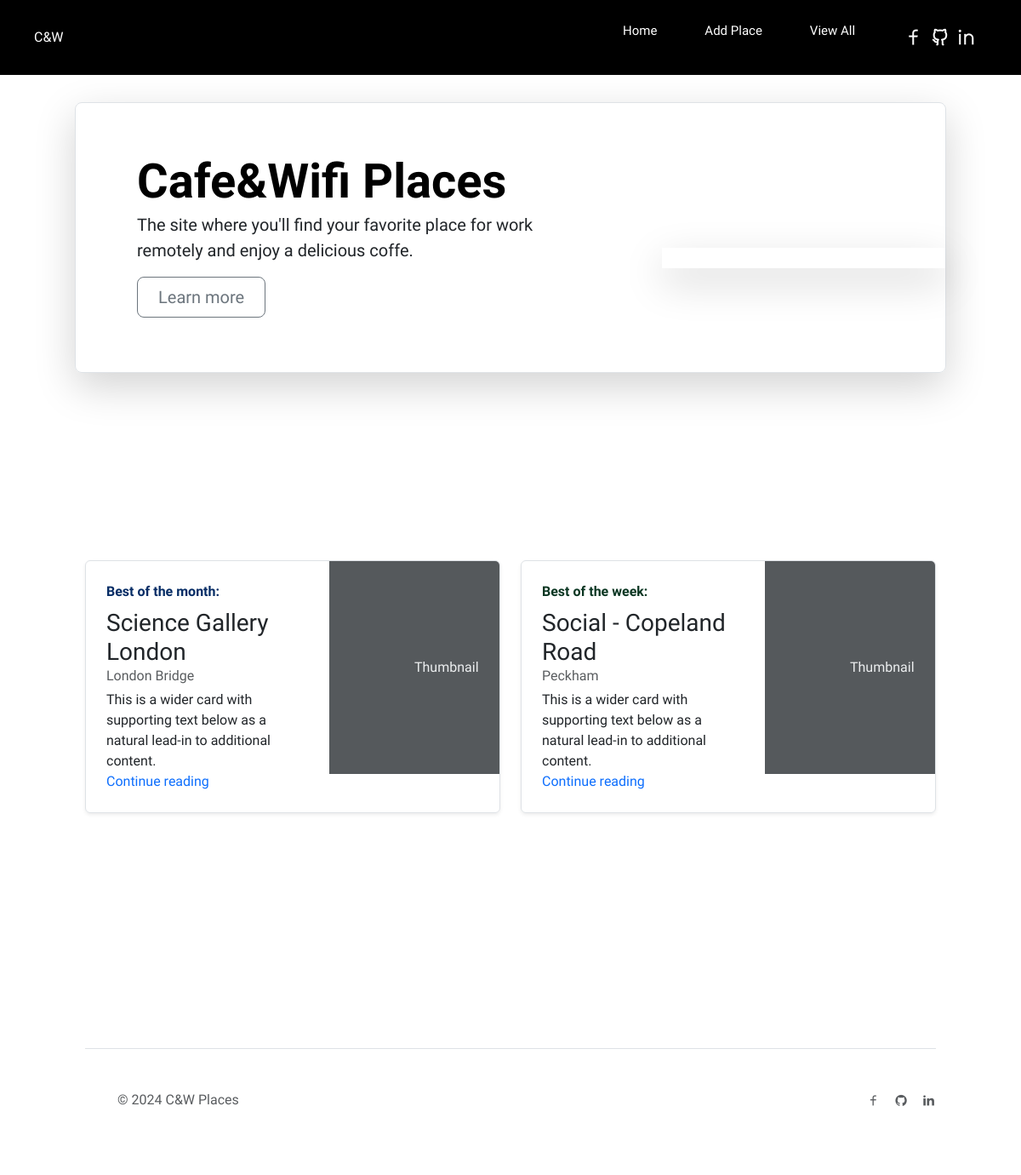
The page / on the database its author committed.
### main.py (models this page shows)
class Cafe(db.Model):
    id: Mapped[int] = mapped_column(Integer, primary_key=True)
    name: Mapped[str] = mapped_column(String(250), unique=True, nullable=False)
    map_url: Mapped[str] = mapped_column(String(500), nullable=False)
    img_url: Mapped[str] = mapped_column(String(500), nullable=False)
    location: Mapped[str] = mapped_column(String(250), nullable=False)
    seats: Mapped[str] = mapped_column(String(250), nullable=False)
    coffee_price: Mapped[str] = mapped_column(String(250), nullable=True)
    has_toilet: Mapped[bool] = mapped_column(Boolean, nullable=False)
    has_wifi: Mapped[bool] = mapped_column(Boolean, nullable=False)
    has_sockets: Mapped[bool] = mapped_column(Boolean, nullable=False)
    can_take_calls: Mapped[bool] = mapped_column(Boolean, nullable=False)

### main.py (the view)
@app.route('/')
def home():
    items = index_card()
    item_1 = items[0]
    item_2 = items[1]
    return render_template('index.html', first_card = item_1, second_card = item_2)

### main.py (called while the page is built)
def index_card():
    query = db.session.execute(db.select(Cafe))
    result = query.scalars().all()
    items = [ data for data in result]
    return items

### templates/index.html (shortened to what this page needs)
<!DOCTYPE html>
   <html lang="en">
   <head>
       <link href="https://cdn.jsdelivr.net/npm/bootstrap@5.3.3/dist/css/bootstrap.min.css" rel="stylesheet">
      <link rel="stylesheet" href="https://cdnjs.cloudflare.com/ajax/libs/remixicon/4.2.0/remixicon.min.css">
      <link rel="stylesheet" href="./static/css/style.css">
   </head>
   <body>
      <header class="header" id="header">
          <nav class="nav container">
        <a href="{{ url_for('home') }}" class="nav__logo">C&W</a>
        <div class="nav__menu" id="nav-menu">
            <ul class="nav__list">
                <li class="nav__item">
                    <a href="{{ url_for('home') }}" class="nav__link">
                        <span>Home</span>
                    </a>
                </li>
                <li class="nav__item">
                    <a href="{{ url_for('add') }}" class="nav__link">
                        <span>Add Place</span>
                    </a>
                </li>
                <li class="nav__item">
                    <a href="{{ url_for('view_all') }}" class="nav__link">
                        <span>View All</span>
                    </a>
                </li>
            </ul>
            <div class="nav__social-link">
                <a href="https://www.facebook.com/" target="_blank" class="nav__social-link">
                    <i class="ri-facebook-line"></i>
                </a>
                <a href="https://github.com/" target="_blank" class="nav__social-link">
                    <i class="ri-github-line"></i>
                </a>
                <a href="https://www.linkedin.com/" target="_blank" class="nav__social-link">
                    <i class="ri-linkedin-line"></i>
                </a>
            </div>
        </div>
    </nav>
      </header>
      <div class="hero">
          <div class="row p-4 pb-0 pe-lg-0 pt-lg-5 align-items-center rounded-3 border shadow-lg">
              <div class="col-lg-7 p-3 p-lg-5 pt-lg-3">
                  <h1 class="display-4 fw-bold lh-1 text-body-emphasis">Cafe&Wifi Places</h1>
                  <p class="lead">The site where you'll find your favorite place for work remotely and enjoy a delicious coffe.</p>
                  <div class="d-grid gap-2 d-md-flex justify-content-md-start mb-4 mb-lg-3">
                      <button type="button" class="btn btn-outline-secondary btn-lg px-4">Learn more</button>
                  </div>
              </div>
              <div class="col-lg-4 offset-lg-1 p-0 overflow-hidden shadow-lg">
              </div>
          </div>
      </div>
      <div class="top_places">
      <div class="row mb-2">
          <div class="col-md-6">
              <div class="row g-0 border rounded overflow-hidden flex-md-row mb-4 shadow-sm h-md-250 position-relative">
                  <div class="col p-4 d-flex flex-column position-static">
                      <strong class="d-inline-block mb-2 text-primary-emphasis">Best of the month:</strong>
                      <h3 class="mb-0">{{first_card.name}}</h3>
                      <div class="mb-1 text-body-secondary">{{ first_card.location }}</div>
                      <p class="card-text mb-auto">This is a wider card with supporting text below as a natural lead-in to additional content.</p>
                      <a href="{{ first_card.img_url }}" class="icon-link gap-1 icon-link-hover stretched-link">
            Continue reading<svg class="bi"><use xlink:href="#chevron-right"></use></svg>
                      </a>
                  </div>
                  <div class="col-auto d-none d-lg-block">
                      <svg class="bd-placeholder-img" width="200" height="250" xmlns="http://www.w3.org/2000/svg" role="img" aria-label="Placeholder: Thumbnail" preserveAspectRatio="xMidYMid slice" focusable="false"><title>Placeholder</title><rect width="100%" height="100%" fill="#55595c"></rect><text x="50%" y="50%" fill="#eceeef" dy=".3em">Thumbnail</text></svg>
                  </div>
              </div>
          </div>
          <div class="col-md-6">
              <div class="row g-0 border rounded overflow-hidden flex-md-row mb-4 shadow-sm h-md-250 position-relative">
                  <div class="col p-4 d-flex flex-column position-static">
                      <strong class="d-inline-block mb-2 text-success-emphasis">Best of the week:</strong>
                      <h3 class="mb-0">{{ second_card.name }}</h3>
                      <div class="mb-1 text-body-secondary">{{ second_card.location }}</div>
                      <p class="mb-auto">This is a wider card with supporting text below as a natural lead-in to additional content.</p>
                      <a href="{{ second_card.img_url }}" class="icon-link gap-1 icon-link-hover stretched-link">
            Continue reading
                          <svg class="bi"><use xlink:href="#chevron-right"></use></svg>
                      </a>
                  </div>
                  <div class="col-auto d-none d-lg-block">
                      <svg class="bd-placeholder-img" width="200" height="250" xmlns="http://www.w3.org/2000/svg" role="img" aria-label="Placeholder: Thumbnail" preserveAspectRatio="xMidYMid slice" focusable="false"><title>Placeholder</title><rect width="100%" height="100%" fill="#55595c"></rect><text x="50%" y="50%" fill="#eceeef" dy=".3em">Thumbnail</text></svg>
                  </div>
              </div>
          </div>
      </div>
      </div>
      <div class="foo">
          <footer class="d-flex flex-wrap justify-content-between align-items-center py-3 my-4 border-top">
              <div class="col-md-4 d-flex align-items-center">
                  <a href="/" class="mb-3 me-2 mb-md-0 text-body-secondary text-decoration-none lh-1">
                      <svg class="bi" width="30" height="24"><use xlink:href="#bootstrap"></use></svg>
                  </a>
                  <span class="mb-3 mb-md-0 text-body-secondary">© 2024 C&W Places</span>
              </div>
              <ul class="nav col-md-4 justify-content-end list-unstyled d-flex">
                  <li class="ms-3"><a class="text-body-secondary" href="#"><i class="ri-facebook-line"></i></a></li>
                  <li class="ms-3"><a class="text-body-secondary" href="#"><i class="ri-github-fill"></i></a></li>
                  <li class="ms-3"><a class="text-body-secondary" href="#"><i class="ri-linkedin-fill"></i></a></li>
              </ul>
          </footer>
      </div>
   </body>
</html>

### static/css/style.css (style rules this page uses)
:root { --header-height: 3.5rem; --white-color: hsl(0, 0%, 100%); --black-color: hsl(0, 0%, 0%); --body-font: "Montserrat Alternates", sans-serif; --h1-font-size: 1.5rem; --normal-font-size: .938rem; --font-regular: 400; --font-medium: 500; --z-tooltip: 10; --z-fixed: 100; }
@media screen and (min-width: 1150px) { :root { --normal-font-size: 1rem; } }
* { box-sizing: border-box; padding: 0; margin: 0; }
html { scroll-behavior: smooth; }
body { font-family: var(--body-font); font-size: var(--normal-font-size); background-color: var(--white-color); background-image: url(/static/background.jpg); background-repeat: no-repeat; background-size: cover; }
ul { list-style: none; }
a { text-decoration: none; }
.container { max-width: 1120px; margin-inline: 1.5rem; }
.header { position: fixed; width: 100%; top: 0; left: 0; background-color: var(--black-color); z-index: var(--z-fixed); }
.nav { position: relative; height: var(--header-height); display: flex; justify-content: space-between; align-items: center; }
.nav__logo { color: white; font-weight: 500; }
.nav__list, .nav__social { display: flex; }
.nav__list { flex-direction: column; row-gap: 3rem; }
.nav__link { position: relative; color: white; font-size: 1.5rem; font-weight: 500; display: inline-flex; align-items: center; transition: opacity .4s; }
.nav__link span { position: relative; transition: margin .4s; }
.nav__link span::after { content: ''; position: absolute; left: 0; bottom: -6px; width: 0; height: 2px; background-color: white; transition: width .4s ease-out; }
.nav__social-link { color: white; font-size: 1.5rem; transition: transform .4s; }
@media screen and (min-width: 1150px) { .container { margin-inline: auto; } }
@media screen and (min-width: 1150px) { .nav { height: calc(3.5rem + 2rem); } }
@media screen and (min-width: 1150px) { .nav__link { font-size: .938rem; } }
@media screen and (min-width: 1150px) { .nav__list { flex-direction: row; column-gap: 3.5rem; } }
@media screen and (min-width: 1150px) { .nav__menu { display: flex; align-items: center; column-gap: 3.5rem; } }
.hero { margin-top: 20px; padding: 100px; }
.hero h1 { top: 200px; }
.top_places { margin-top: 20px; padding: 100px; }
.foo { margin-top: 20px; padding: 100px; }

### rows shown on the page
Cafe: name "Science Gallery London", location "London Bridge"
Cafe: name "Social - Copeland Road", location "Peckham"
